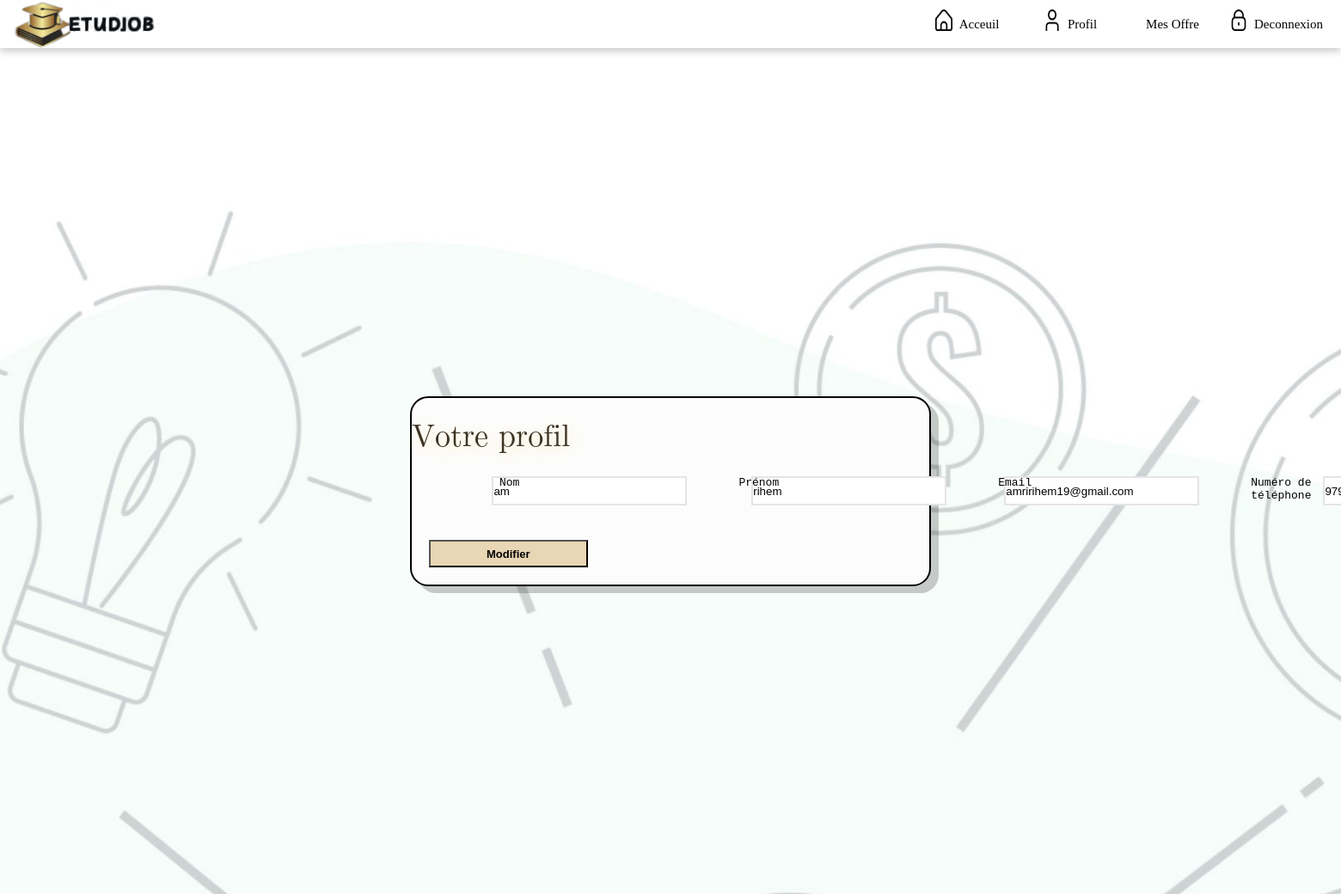
The app's page /profil.php (signed in) with its own data.
### tables this page shows
CREATE TABLE `user` (
  `id_user` int(11) NOT NULL,
  `nom` varchar(30) NOT NULL,
  `prenom` varchar(30) NOT NULL,
  `email` varchar(30) NOT NULL,
  `pwd` varchar(30) NOT NULL,
  `genre` varchar(10) NOT NULL,
  `datenaiss` date NOT NULL,
  `role` varchar(10) NOT NULL,
  `niveau` varchar(50) DEFAULT NULL,
  `etablisement` varchar(50) DEFAULT NULL,
  `descrip` text DEFAULT NULL,
  `tel` varchar(8) NOT NULL
);

### profil.php (the view, shortened to what this page needs)
<?php
if (isset($_SESSION['id_user']) && !empty($_SESSION['id_user'])) {
    $user_id = $_SESSION['id_user'];
    $serveur = "localhost";
    $utilisateur = "root";
    $mot_de_passe = "";
    $base_de_donnees = "etudjobweb";
    $connexion = mysqli_connect($serveur, $utilisateur, $mot_de_passe, $base_de_donnees);
    $query = "SELECT * FROM user WHERE id_user = $user_id";
    $resultat = mysqli_query($connexion, $query);
    if ($resultat) {
        $utilisateur = mysqli_fetch_assoc($resultat);
    } else {
          echo("erreur de connection");
    }
} else {
    header("Location: login.php");
    exit();
}
?>
<!DOCTYPE html>
<html lang="en">
<head>
  <link rel="stylesheet" href="profil.css">
</head>
<body>
  <div class="background">
    <div class="navbar">
      <header class="header">
          <img src="../PROJETWEB/img/etud.png" alt="" class="logo">
          <ul class="navlist">
          <li class="navitem">
              <a href="etudiant.html" class="link">
              <img src="../PROJETWEB/img/maison.png" alt="Acceuil" class="icon">
              <p class="picon">Acceuil</p>
              </a>
          </li>
          <li class="navitem">
              <a href="profil.php" class="link">
              <img src="../PROJETWEB/img/utilisateur.png" alt="Save Offres" class="icon">
              <p class="picon">Profil</p>
              </a>
          </li>
          <li class="navitem">
                    <a href="Mesoffre.php" class="link">
                    <p class="picon">Mes Offre</p>
                    </a>
                </li>
          <li class="navitem">
              <a href="Acceuil.html" class="link">
              <img src="../PROJETWEB/img/bloquer.png" alt="Log Out" class="icon">
              <p class="picon">Deconnexion</p>
              </a>
          </li>
          </ul>
      </header>
  </div>
    <div class="loginbody">
      <div class="tabcontent">
        <form class="mef">
          <p class="p1inscrit">Votre profil</p>
          <div class="labelinput1">
          <div class="labelinput1">
            <label for="nom" class="nom">Nom</label>
            <input type="text" id="nom" value="<?php echo $utilisateur['nom']; ?>" class="inputinscrit1" readonly>
          </div>
          <div class="labelinput1">
            <label for="prenom" class="prenom">Prénom</label>
            <input type="text" id="prenom" value="<?php echo $utilisateur['prenom']; ?>" class="inputinscrit1" readonly>
          </div>
          <div class="labelinput1">
            <label for="email" class="email">Email</label>
            <input type="text" id="email" value="<?php echo $utilisateur['email']; ?>" class="inputinscrit1" readonly>
          </div>
          <div class="labelinput1">
            <label for="tel" class="tel">Numéro de téléphone</label>
            <input type="text" id="tel" value="<?php echo $utilisateur['tel']; ?>" class="inputinscrit1" readonly>
          </div>
          </div>
          <button type="button" class="bottom1" onclick="window.location.href='modifierProfil.php'">Modifier</button>
        </form>
      </div>
    </div>
  </div>
</body>
</html>

### profil.css (style rules this page uses)
* { box-sizing: content-box; margin: 0; padding: 0; }
.loginbody { background-image: url(img/back.jpg); background-size: cover; background-attachment: fixed; min-height: 130vh; display: flex; align-items: center; justify-content: center; }
.header { height: 64px; position: absolute; z-index: 999; width: 100%; display: flex; justify-content: flex-end; align-items: center; background-color: transparent; box-shadow: 0 4px 8px rgba(0, 0, 0, 0.2); top: 0px; }
.p1inscrit { text-shadow: 2px 4px 19px #ffe5ad; font-family: math; color:#3d3322; font-size: 36px; padding-top: 24px; padding-bottom: 24px; }
.tabcontent { width: 602px; height: fit-content; background-color: #fcfcfc; border: 2px solid black; border-radius: 21px; box-shadow: 9px 8px 0px 0px rgba(0, 0, 0, 0.2); margin-top: 103px; }
.labelinput1 { position: inherit; display: flex; flex-direction: row; padding-left: 36px; }
.labelinput1 label { position: relative; left:30px; font-family: monospace; }
.prenom { font-family: monospace; position: relative; left: 48px; }
.inputinscrit1 { margin-right: -6px; margin-left: -2px; width: 223px; border: 2px solid #e5e5e5; }
.bottom1 { font-weight: bold; font-size: 13px; margin-top: -2px; background-color:#e9d6b4; margin: 20px; margin-top: 40px; width:30%; min-height: 28px; }
.header { height: 56px; position: absolute; z-index: 999; width: 100%; display: flex; justify-content: flex-end; align-items: center; background-color: white; box-shadow: 0 4px 8px rgba(0, 0, 0, 0.2); position: fixed; }
.link { color: rgb(0, 0, 0); text-decoration: none; font-size: 16px; transition: color 0.3s; display: flex; justify-content: center; flex-direction: row; align-items: center; }
.navlist { display: flex; list-style: none; margin-right: 20px; padding: 0; align-items: flex-end; }
.navitem { color: white; text-decoration: none; width: 120px; height: 53.44px; font-size: 18px; transition: color 0.3s; display: flex; justify-content: center; align-items: center; }
.logo { position: absolute; top: 45%; left: 16px; transform: translateY(-50%); height: 90px; width: 192px; padding-top: 38px; }
.icon { width: 20px; height: 25px; padding-left:10px; padding-bottom: 10px; }
.picon { color: rgb(0, 0, 0); text-decoration: none; font-size: 15px; padding-left: 8px; transition: color 0.3s; }

### records on screen
user: nom "am", prenom "rihem", email "amririhem19@gmail.com", tel "97993774"
